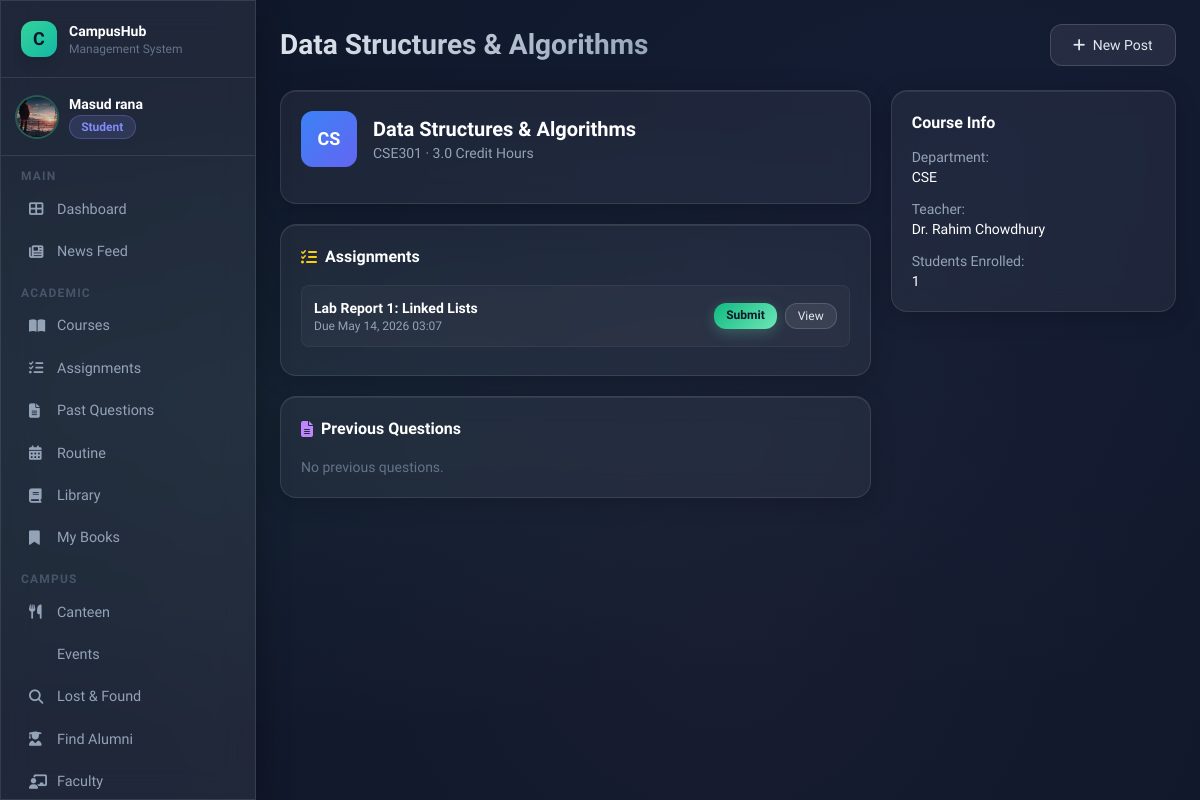
Page /academic/courses/1/ (signed in) on the committed database.
### users/models.py (models this page shows, shortened)
class User(AbstractUser):
    ROLE_CHOICES = [
        ('admin', 'Admin'),
        ('teacher', 'Teacher'),
        ('student', 'Student'),
        ('alumni', 'Alumni'),
    ]
    email = models.EmailField(unique=True)
    phone = models.CharField(max_length=20, blank=True)
    role = models.CharField(max_length=20, choices=ROLE_CHOICES, default='student')
    profile_picture = models.ImageField(upload_to='profile_pics/', blank=True, null=True)
    USERNAME_FIELD = 'email'
    REQUIRED_FIELDS = ['username']
    def is_student(self): return self.role == 'student'
    def is_teacher(self): return self.role == 'teacher'
    def is_alumni(self): return self.role == 'alumni'

### academic/models.py (models this page shows, shortened)
class Course(models.Model):
    course_id = models.CharField(max_length=20, unique=True)
    course_name = models.CharField(max_length=200)
    department = models.ForeignKey(Department, on_delete=models.CASCADE, related_name='courses')
    teacher = models.ForeignKey(settings.AUTH_USER_MODEL, on_delete=models.SET_NULL, null=True,
                                 limit_choices_to={'role': 'teacher'}, related_name='courses_taught')
    students = models.ManyToManyField(settings.AUTH_USER_MODEL, blank=True,
                                       limit_choices_to={'role': 'student'}, related_name='enrolled_courses')
    description = models.TextField(blank=True)
    credit_hours = models.DecimalField(max_digits=3, decimal_places=1, default=3.0)

class Assignment(models.Model):
    title = models.CharField(max_length=200)
    description = models.TextField()
    course = models.ForeignKey(Course, on_delete=models.CASCADE, related_name='assignments')
    uploaded_by = models.ForeignKey(settings.AUTH_USER_MODEL, on_delete=models.CASCADE,
                                     limit_choices_to={'role': 'teacher'}, related_name='uploaded_assignments')
    upload_date = models.DateTimeField(auto_now_add=True)
    due_date = models.DateTimeField()
    file = models.FileField(upload_to='assignments/', blank=True, null=True)
    max_marks = models.IntegerField(default=100)

class Department(models.Model):
    name = models.CharField(max_length=100)
    building = models.CharField(max_length=100, blank=True)

### academic/views.py (the view)
    def wrapper(request, *args, **kwargs):
        if request.user.is_authenticated and request.user.is_alumni():
            messages.error(request, "Alumni do not have access to this section.")
            return redirect('dashboard')
        return view_func(request, *args, **kwargs)

### academic/views.py (called while the page is built)
def alumni_restricted(view_func):
    def wrapper(request, *args, **kwargs):
        if request.user.is_authenticated and request.user.is_alumni():
            messages.error(request, "Alumni do not have access to this section.")
            return redirect('dashboard')
        return view_func(request, *args, **kwargs)
    wrapper.__name__ = view_func.__name__
    return wrapper

@login_required
@alumni_restricted
def course_detail(request, pk):
    course = get_object_or_404(Course, pk=pk)
    assignments = course.assignments.order_by('due_date')
    questions = course.previous_questions.order_by('-year')
    submitted_ids = []
    if request.user.is_student():
        submitted_ids = AssignmentSubmission.objects.filter(
            student=request.user, assignment__course=course
        ).values_list('assignment_id', flat=True)
    return render(request, 'academic/course_detail.html', {
        'course': course, 'assignments': assignments,
        'questions': questions, 'submitted_ids': list(submitted_ids)
    })

### templates/academic/course_detail.html (shortened to what this page needs)
{% extends 'base.html' %}
{% block page_title %}{{ course.course_name }}{% endblock %}
{% block content %}
<div class="grid grid-cols-3 gap-5">
  <div class="col-span-2 space-y-5">
    <div class="glass-card p-5">
      <div class="flex items-center gap-4 mb-4">
        <div class="w-14 h-14 rounded-xl bg-gradient-to-br from-blue-500 to-indigo-500 flex items-center justify-center text-white font-bold text-lg">{{ course.course_id|slice:":2" }}</div>
        <div>
          <h2 class="font-bold text-xl text-white">{{ course.course_name }}</h2>
          <div class="text-sm text-slate-400">{{ course.course_id }} · {{ course.credit_hours }} Credit Hours</div>
        </div>
      </div>
    </div>
    <div class="glass-card p-5">
      <h3 class="font-bold text-white mb-4 flex items-center gap-2"><i class="fas fa-tasks text-yellow-400"></i> Assignments
      </h3>
      {% for a in assignments %}
      <div class="flex items-center justify-between p-3 bg-white/[0.03] rounded-lg mb-2 border border-white/5">
        <div><div class="font-semibold text-sm text-white">{{ a.title }}</div><div class="text-xs text-slate-400">Due {{ a.due_date|date:"M d, Y H:i" }}</div></div>
        <div class="flex gap-2">
          {% if user.is_student %}
            {% if a.id in submitted_ids %}<span class="badge badge-green">Submitted</span>
            {% else %}<a href="{% url 'submit_assignment' a.pk %}" class="btn-primary text-xs py-1 px-3">Submit</a>{% endif %}
          {% endif %}
          <a href="{% url 'assignment_detail' a.pk %}" class="btn-secondary text-xs py-1 px-3">View</a>
        </div>
      </div>
      {% empty %}<p class="text-slate-500 text-sm">No assignments yet.</p>{% endfor %}
    </div>
    <div class="glass-card p-5">
      <h3 class="font-bold text-white mb-4 flex items-center gap-2"><i class="fas fa-file-alt text-purple-400"></i> Previous Questions</h3>
      {% for q in questions %}
      <div class="flex items-center justify-between p-3 bg-white/[0.03] rounded-lg mb-2 border border-white/5">
        <div><div class="font-semibold text-sm text-white">{{ q.question_name }}</div><div class="text-xs text-slate-400">{{ q.year }}</div></div>
        <a href="{{ q.file.url }}" class="btn-secondary text-xs py-1 px-3" download><i class="fas fa-download mr-1"></i>Download</a>
      </div>
      {% empty %}<p class="text-slate-500 text-sm">No previous questions.</p>{% endfor %}
    </div>
  </div>
  <div class="space-y-4">
    <div class="glass-card p-5">
      <h3 class="font-bold text-white mb-3">Course Info</h3>
      <div class="space-y-3 text-sm">
        <div><span class="text-slate-400">Department:</span><div class="text-white">{{ course.department.name }}</div></div>
        <div><span class="text-slate-400">Teacher:</span><div class="text-white">{{ course.teacher.get_full_name|default:"TBA" }}</div></div>
        <div><span class="text-slate-400">Students Enrolled:</span><div class="text-white">{{ course.students.count }}</div></div>
      </div>
    </div>
  </div>
</div>
{% endblock %}

### templates/base.html (shortened to what this page needs)
<!DOCTYPE html>
<html lang="en">
<head>
<script src="https://cdn.tailwindcss.com"></script>
<link rel="stylesheet" href="https://cdnjs.cloudflare.com/ajax/libs/font-awesome/6.4.0/css/all.min.css">
</head>
<body>
<div class="mesh-bg"></div>
{% if user.is_authenticated %}
<div class="flex min-h-screen">
  <aside class="w-64 flex-shrink-0 glass border-r border-white/10 flex flex-col fixed h-full z-20 overflow-y-auto scrollbar-thin">
    <div class="p-5 border-b border-white/10">
      <div class="flex items-center gap-3">
        <div class="w-9 h-9 rounded-xl bg-gradient-to-br from-emerald-400 to-teal-500 flex items-center justify-center text-slate-900 font-bold text-lg shadow-lg">C</div>
        <div>
          <div class="font-bold text-white text-sm">CampusHub</div>
          <div class="text-xs text-slate-500">Management System</div>
        </div>
      </div>
    </div>
    <div class="p-4 border-b border-white/10">
      <div class="flex items-center gap-3">
        {% if user.profile_picture %}
          <img src="{{ user.profile_picture.url }}" class="w-10 h-10 rounded-full object-cover ring-2 ring-emerald-400/30">
        {% else %}
          <div class="w-10 h-10 rounded-full bg-gradient-to-br from-indigo-500 to-purple-500 flex items-center justify-center text-white font-bold text-sm">
            {{ user.first_name|first|upper }}{{ user.last_name|first|upper }}
          </div>
        {% endif %}
        <div class="overflow-hidden">
          <div class="font-semibold text-sm text-white truncate">{{ user.get_full_name|default:user.username }}</div>
          <span class="badge {% if user.role == 'student' %}badge-blue{% elif user.role == 'teacher' %}badge-green{% elif user.role == 'alumni' %}badge-pink{% else %}badge-yellow{% endif %} text-xs">{{ user.role|title }}</span>
        </div>
      </div>
    </div>
    <nav class="p-3 flex-1">
      <div class="mb-2">
        <p class="text-xs text-slate-600 uppercase tracking-widest px-2 mb-1 font-semibold">Main</p>
        <a href="{% url 'dashboard' %}" class="sidebar-link {% if request.resolver_match.url_name == 'dashboard' %}active{% endif %}">
          <i class="fas fa-th-large w-4"></i> Dashboard
        </a>
        <a href="{% url 'post_list' %}" class="sidebar-link {% if 'post' in request.resolver_match.url_name %}active{% endif %}">
          <i class="fas fa-newspaper w-4"></i> News Feed
        </a>
      </div>
      {% if not user.is_alumni %}
      <div class="mb-2">
        <p class="text-xs text-slate-600 uppercase tracking-widest px-2 mb-1 mt-3 font-semibold">Academic</p>
        <a href="{% url 'course_list' %}" class="sidebar-link">
          <i class="fas fa-book-open w-4"></i> Courses
        </a>
        <a href="{% url 'assignment_list' %}" class="sidebar-link">
          <i class="fas fa-tasks w-4"></i> Assignments
        </a>
        <a href="{% url 'previous_questions' %}" class="sidebar-link">
          <i class="fas fa-file-alt w-4"></i> Past Questions
        </a>
        <a href="{% url 'routine' %}" class="sidebar-link">
          <i class="fas fa-calendar-alt w-4"></i> Routine
        </a>
        <a href="{% url 'book_list' %}" class="sidebar-link">
          <i class="fas fa-book w-4"></i> Library
        </a>
        <a href="{% url 'my_books' %}" class="sidebar-link">
          <i class="fas fa-bookmark w-4"></i> My Books
        </a>
      </div>
      {% endif %}
      <div class="mb-2">
        <p class="text-xs text-slate-600 uppercase tracking-widest px-2 mb-1 mt-3 font-semibold">Campus</p>
        <a href="{% url 'canteen_menu' %}" class="sidebar-link">
          <i class="fas fa-utensils w-4"></i> Canteen
        </a>
        <a href="{% url 'event_list' %}" class="sidebar-link">
           Events
        </a>
        <a href="{% url 'lost_found' %}" class="sidebar-link">
          <i class="fas fa-search w-4"></i> Lost & Found
        </a>
        {% if user.is_student %}
        <a href="{% url 'alumni_list' %}" class="sidebar-link">
          <i class="fas fa-user-graduate w-4"></i> Find Alumni
        </a>
        {% endif %}
        <a href="{% url 'faculty_list' %}" class="sidebar-link">
          <i class="fas fa-chalkboard-teacher w-4"></i> Faculty
        </a>
      </div>
    </nav>
  </aside>
  <main class="flex-1 ml-64 p-6 min-h-screen">
    <header class="flex items-center justify-between mb-6">
      <div>
        {% block page_header %}<h1 class="page-title">{% block page_title %}Dashboard{% endblock %}</h1>{% endblock %}
      </div>
      <div class="flex items-center gap-3">
        <a href="{% url 'create_post' %}" class="btn-secondary text-sm"><i class="fas fa-plus mr-1"></i> New Post</a>
      </div>
    </header>
    {% block content %}{% endblock %}
  </main>
</div>
{% else %}
{% block auth_content %}{% endblock %}
{% endif %}
</body>
</html>

### templates/base.html (style rules this page uses)
:root { --glass: rgba(255,255,255,0.07); --glass-border: rgba(255,255,255,0.12); --accent: #6ee7b7; --accent2: #818cf8; --accent3: #f9a8d4; }
* { font-family: 'Sora', sans-serif; }
body { background: #0f172a; color: #e2e8f0; min-height: 100vh; }
.glass { background: var(--glass); backdrop-filter: blur(16px); -webkit-backdrop-filter: blur(16px); border: 1px solid var(--glass-border); box-shadow: 0 8px 32px rgba(0,0,0,0.3); }
.glass-card { background: rgba(255,255,255,0.05); backdrop-filter: blur(12px); border: 1px solid rgba(255,255,255,0.1); border-radius: 1rem; box-shadow: 0 4px 24px rgba(0,0,0,0.2), inset 0 1px 0 rgba(255,255,255,0.08); transition: transform 0.2s ease, box-shadow 0.2s ease; }
.btn-primary { background: linear-gradient(135deg, #10b981, #6ee7b7); color: #0f172a; font-weight: 600; padding: 0.6rem 1.4rem; border-radius: 0.75rem; transition: all 0.2s; box-shadow: 0 4px 14px rgba(110,231,183,0.25); border: none; cursor: pointer; display: inline-block; text-decoration: none; }
.btn-secondary { background: rgba(255,255,255,0.08); border: 1px solid rgba(255,255,255,0.15); color: #e2e8f0; font-weight: 500; padding: 0.6rem 1.4rem; border-radius: 0.75rem; transition: all 0.2s; cursor: pointer; display: inline-block; text-decoration: none; }
.badge { display: inline-flex; align-items: center; gap: 0.3rem; padding: 0.2rem 0.7rem; border-radius: 9999px; font-size: 0.75rem; font-weight: 600; }
.badge-blue { background: rgba(129,140,248,0.15); color: #818cf8; border: 1px solid rgba(129,140,248,0.3); }
.sidebar-link { display: flex; align-items: center; gap: 0.75rem; padding: 0.65rem 1rem; border-radius: 0.75rem; color: #94a3b8; font-size: 0.9rem; font-weight: 500; transition: all 0.2s; text-decoration: none; }
.page-title { font-size: 1.75rem; font-weight: 700; background: linear-gradient(135deg, #e2e8f0, #94a3b8); -webkit-background-clip: text; -webkit-text-fill-color: transparent; }
.mesh-bg { position: fixed; inset: 0; z-index: -1; background: radial-gradient(ellipse at 20% 50%, rgba(110,231,183,0.05) 0%, transparent 60%), radial-gradient(ellipse at 80% 20%, rgba(129,140,248,0.05) 0%, transparent 60%), radial-gradient(ellipse at 60% 80%, rgba(249,168,212,0.04) 0%, transparent 60%), #0f172a; }

### rows in the picture
User: profile_picture (picture), get_full_name "Masud rana", role "Student"
Course: course_name "Data Structures & Algorithms", course_id "CS", course_id "CSE301", credit_hours "3.0", department.name "CSE", teacher.get_full_name "Dr. Rahim Chowdhury", students.count "1"
Assignment: title "Lab Report 1: Linked Lists", due_date "May 14, 2026 03:07", shows "Submit"
